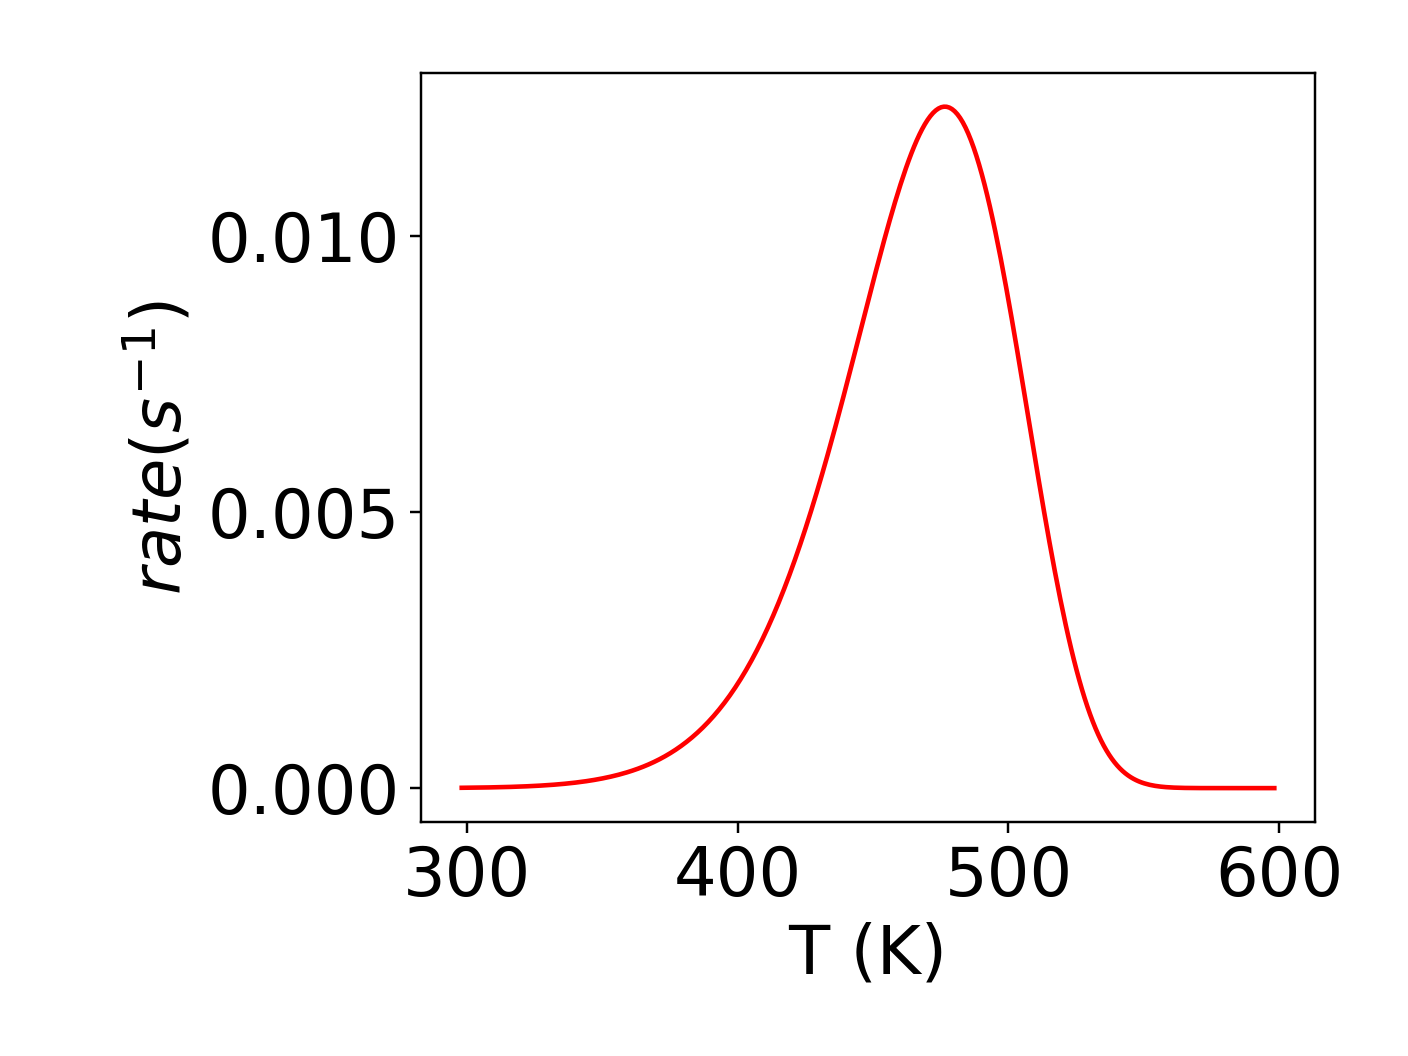

This figure's Python source:
import matplotlib
import numpy as np
import matplotlib.cm as cm
import matplotlib.pyplot as plt
matplotlib.use('Agg')
import scipy
from scipy.integrate import odeint
from scipy.stats import multivariate_normal
plt.rcParams.update({'font.size': 22})
log_A_mean = 1.07015244e+01
Ea_mean =  5.60317080e+04 * 1/1000 * 1/96
kB = 8.617333e-5

######################## Begin with the scalar mean only
def onecomponent(theta, t, log_A, Ea):
    T = 298.15 + t
    TOF = theta*np.exp(-(Ea-kB*T*log_A)/(kB*T))
    return -TOF

t = np.linspace(0, 300, 301) #101 points from 0 (s) to 100(s)
theta_t0 = 1.0
tpr_theta = odeint(onecomponent, theta_t0, t, args = (log_A_mean, Ea_mean))
############### We have the solution for theta, but we want to 
############### get out the solution for TOF, because the TOF
############### is what appears in the experimental measurements
T = 298.15 + t 
TOF = tpr_theta[:,0]*np.exp(-(Ea_mean-kB*T*log_A_mean)/(kB*T)) #tpr_theat
# is shape (100,1) and we need shape (100,) for the code to run.
fig1, ax1 = plt.subplots()
ax1.plot(T,TOF, 'r')
ax1.set_xlabel('T (K)')
ax1.set_ylabel(r'$rate (s^{-1})$')
fig1.tight_layout()
fig1.savefig('onecomponent.png', dpi=220)
####################### Now, a grid search will be conducted.
log_A_linspace = np.linspace(log_A_mean*0.9, log_A_mean*1.1, 5)
Ea_linspace = np.linspace(Ea_mean*0.9, Ea_mean*1.1, 5)
############### First plot in the parameter space.
Ea_mesh, log_A_mesh = np.meshgrid(Ea_linspace, log_A_linspace)
pos = np.dstack((Ea_mesh, log_A_mesh))
cov_prior_param = np.array([[(Ea_mean*0.1)**2, 0], [0, (log_A_mean*0.1)**2]])
mu_prior_param = np.array([Ea_mean, log_A_mean])
prob_prior_param = multivariate_normal(mu_prior_param, cov_prior_param)
Z = prob_prior_param.pdf(pos)
levels = np.unique(Z.round(decimals=4))
normed_levels = (levels - levels[0])/(levels[-1] - levels[0])
colors = [cm.Reds(normed_level) for normed_level in normed_levels]
fig2, ax2 = plt.subplots()
cont_cm = ax2.contour(Ea_mesh, log_A_mesh, Z, levels = levels, colors=colors)
ax2.set_xlabel('Ea (eV)')
ax2.set_ylabel('log(A)')
fig2.colorbar(cont_cm)
ax2.set_xlim([Ea_linspace[0],Ea_linspace[-1]])
ax2.set_ylim([log_A_linspace[0], log_A_linspace[-1]])
fig2.tight_layout()
fig2.savefig('onecomponentpriorcontour.png', dpi=220)
############### Now map to the observable rate.
fig3, ax3 = plt.subplots()
for i, log_A in enumerate(log_A_linspace):
    for j, Ea in enumerate(Ea_linspace):
        tpr_theta = odeint(onecomponent, theta_t0, t, args = (log_A, Ea))
        prob_obs = Z[i, j]
        k = np.argmin((np.abs(levels-prob_obs))) # gets the closes level
        rate = tpr_theta[:,0]*np.exp(-(Ea-kB*T*log_A)/(kB*T))
        ax3.plot(T, rate, color = colors[k]) # colors and levels match indices.
ax3.set_xlabel('T (K)')
ax3.set_ylabel(r'$rate (s^{-1})$')
fig3.colorbar(cont_cm)
fig3.tight_layout()
fig3.savefig('onecomponentratecontours.png', dpi=220)
